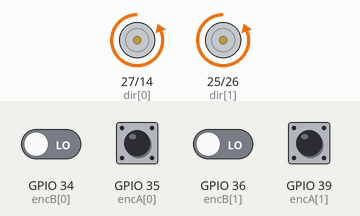
This sketch was run on a simulated ESP32. On the bench: direction and speed pins drawn as motors (green arrow = direction pin HIGH = forward, orange = LOW = backward, longer = more drive). The test bench sets the inputs (shaded band); at power-on: GPIO 35 (encA[0]), GPIO 39 (encA[1]) HIGH, GPIO 34 (encB[0]), GPIO 36 (encB[1]) LOW. What the sketch prints to the serial monitor is not drawn.

Above: at 0.7 s.
1.3 s: GPIO 35 (encA[0]) pulsed LOW 2 times (0.12 s each, 0.3 s apart)
At 2.9 s:
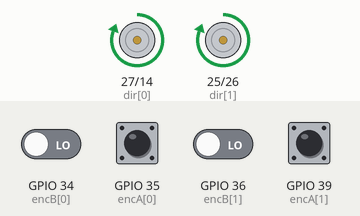
4.3 s: GPIO 39 (encA[1]) pulsed LOW 2 times (0.12 s each, 0.3 s apart)
Timing chart, 0 to 16.9 s (numbered marks = the images above; inputs shaded):
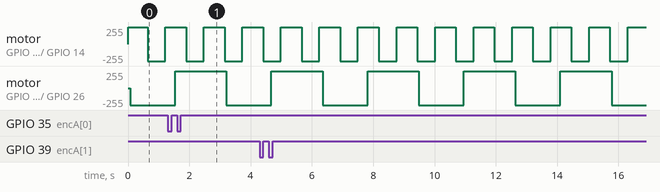

Measured:
- by itself, motor on GPIO 27 (dir[0]) / GPIO 14 (pwm[0]): alternates forward 255/255 for 0.68 s and backward 255/255 for 0.58 s
- by itself, motor on GPIO 25 (dir[1]) / GPIO 26 (pwm[1]): alternates forward 255/255 for 1.7 s and backward 255/255 for 1.5 s

The sketch:

PIDController.ino
```cpp
// Low Pass Filter Class
template <int order> // order is 1 or 2
class LowPass
{
  private:
    float a[order];
    float b[order + 1];
    float omega0;
    float dt;
    bool adapt;
    float tn1 = 0;
    float x[order + 1]; // Raw values
    float y[order + 1]; // Filtered values

  public:
    LowPass(float f0, float fs, bool adaptive) {
      // f0: cutoff frequency (Hz)
      // fs: sample frequency (Hz)
      // adaptive: boolean flag, if set to 1, the code will automatically set
      // the sample frequency based on the time history.

      omega0 = 6.28318530718 * f0;
      dt = 1.0 / fs;
      adapt = adaptive;
      tn1 = -dt;
      for (int k = 0; k < order + 1; k++) {
        x[k] = 0;
        y[k] = 0;
      }
      setCoef();
    }

    void setCoef() {
      if (adapt) {
        float t = micros() / 1.0e6;
        dt = t - tn1;
        tn1 = t;
      }

      float alpha = omega0 * dt;
      if (order == 1) {
        a[0] = -(alpha - 2.0) / (alpha + 2.0);
        b[0] = alpha / (alpha + 2.0);
        b[1] = alpha / (alpha + 2.0);
      }
      if (order == 2) {
        float alphaSq = alpha * alpha;
        float beta[] = {1, sqrt(2), 1};
        float D = alphaSq * beta[0] + 2 * alpha * beta[1] + 4 * beta[2];
        b[0] = alphaSq / D;
        b[1] = 2 * b[0];
        b[2] = b[0];
        a[0] = -(2 * alphaSq * beta[0] - 8 * beta[2]) / D;
        a[1] = -(beta[0] * alphaSq - 2 * beta[1] * alpha + 4 * beta[2]) / D;
      }
    }

    float filt(float xn) {
      // Provide me with the current raw value: x
      // I will give you the current filtered value: y
      if (adapt) {
        setCoef(); // Update coefficients if necessary
      }
      y[0] = 0;
      x[0] = xn;
      // Compute the filtered values
      for (int k = 0; k < order; k++) {
        y[0] += a[k] * y[k + 1] + b[k] * x[k];
      }
      y[0] += b[order] * x[order];

      // Save the historical values
      for (int k = order; k > 0; k--) {
        y[k] = y[k - 1];
        x[k] = x[k - 1];
      }

      // Return the filtered value
      return y[0];
    }
};

// Filter instance
LowPass<2> lp0(3, 1e3, true);
LowPass<2> lp1(3, 1e3, true);

// ループ時間が長くなるほど測定ノイズが多くなるため、滑らかな出力のために遮断周波数を下げる必要がある　＋　PIDをチューニング
//LowPass<2> lp0(0.6, 1e3, true);
//LowPass<2> lp1(0.6, 1e3, true);

// Motor settings
#define FREQ 20000
#define BIT_NUM 12
#define PPR 244.8
#define PID_COUNT 3
#define MOTOR_COUNT 2

// Encoder and motor settings
const int encA[MOTOR_COUNT] = {35, 39};
const int encB[MOTOR_COUNT] = {34, 36};
const int pwm[MOTOR_COUNT] = {14, 26};
const int dir[MOTOR_COUNT] = {27, 25};

// Encoder and motor global variables
long currT, prevT = 0;
int pos[PID_COUNT];
float deltaT, power, target[PID_COUNT], rpm[MOTOR_COUNT], measurement[PID_COUNT],  e[PID_COUNT],
      eprev[PID_COUNT], dedt[PID_COUNT], eintegral[PID_COUNT], u[PID_COUNT];
int prevPos[MOTOR_COUNT] = {0, 0};
volatile int pos_i[MOTOR_COUNT] = {0, 0};
float kp[PID_COUNT] = {40, 40, 1};
float ki[PID_COUNT] = {30, 30, 1};
float kd[PID_COUNT] = {1.5, 1.5, 0};

// Interrupt service routine (ISR)
template <int i>
void readEncoder() {
  // Read encoder B when ENCA rises
  bool b = digitalRead(encB[i]);
  if (b > 0) {
    // If B is high, increment backward
    pos_i[i]--;
  }
  else {
    // Otherwise, increment forward
    pos_i[i]++;
  }
}

// PID Controller
// i= 0, 1:
// Motors
// i = 2:
// Heading
float PIDController(int i, int maxVal, int minVal) {
  e[i] = target[i] - measurement[i];
  dedt[i] = (e[i] - eprev[i]) / deltaT;
  eprev[i] = e[i];
  eintegral[i] = eintegral[i] + e[i] * deltaT;

  // Integrator anti-windup
  if (ki[i] * eintegral[i] > maxVal) {
    eintegral[i] = maxVal / ki[i];
  } else if (ki[i] * eintegral[i] < -minVal) {
    eintegral[i] = -minVal / ki[i];
  }

  // Compute the input value of actuator
  u[i] = kp[i] * e[i] + ki[i] * eintegral[i] + kd[i] * dedt[i];

  // Specific conditions
  if (i == 0 | i == 1) {
    if (abs(u[i]) <= 2048) {
      return u[i] + 2048;
    } else if (u[i] > 2048) {
      return 4096;
    } else {
      return 0;
    }
  } else if (i == 2) {
    if (u[i] > maxVal) {
      u[i] = maxVal;
    } else if  (u[i] < minVal) {
      u[i] = minVal;
    }
    return u[i];
  }
}


void setup() {
  Serial.begin(115200);

  // Set up the encoder and motor pins
  for (int i = 0; i < MOTOR_COUNT; i++) {
    pinMode(encA[i], INPUT);
    pinMode(encB[i], INPUT);
    pinMode(pwm[i], OUTPUT);
    digitalWrite(pwm[i], HIGH);
    pinMode(dir[i], OUTPUT);
    ledcSetup(i, FREQ, BIT_NUM);
    ledcAttachPin(dir[i], i);
  }

  // Attach the interrupt pins to encoders
  attachInterrupt(digitalPinToInterrupt(encA[0]), readEncoder<0>, RISING);
  attachInterrupt(digitalPinToInterrupt(encA[1]), readEncoder<1>, RISING);
}

void loop() {

  // Compute the time difference
  currT = micros();
  deltaT = ((float) (currT - prevT)) / 1.0e6;
  prevT = currT;

  // Set the target RPM values
  // Target値の設定について：Target値の変化が急だと、応答が振動する可能性があるため、一次ローパスフィルター（一次遅れ系）を入れた方がいい
  target[0] = 400 * sin(currT / 1e6 * 5);
  target[1] = -500 * sin(currT / 1e6 * 2);

  // Initialize the position variable
  for (int i = 0; i < MOTOR_COUNT; i++) {
    pos[i] = 0;
  }

  // Read the encoders
  noInterrupts(); // Disable interrupts temporarily while reading to avoid misreading
  for (int i = 0; i < MOTOR_COUNT; i++) {
    pos[i] = pos_i[i];
  }
  interrupts();

  // Control the motors
  for (int i = 0; i < MOTOR_COUNT; i++) {
    rpm[i] = ((pos[i] - prevPos[i]) / deltaT) / PPR * 60.0;
    prevPos[i] = pos[i];
    if (i == 0) { // Filter the RPM using a 2nd order low pass filter
      measurement[i] = lp0.filt(rpm[i]);
    } else {
      measurement[i] = lp1.filt(rpm[i]);
    }
    power = PIDController(i, 2048, -2048); // Evaluate the control signal and control the motors
    ledcWrite(i, power); // Input signal to motor plant
  }

  // Print the motors' filtered RPM
  Serial.print("Variable_1:");
  Serial.print(measurement[0]);
  Serial.print(",");
  Serial.print("Variable_2:");
  Serial.println(measurement[1]);
}
```
